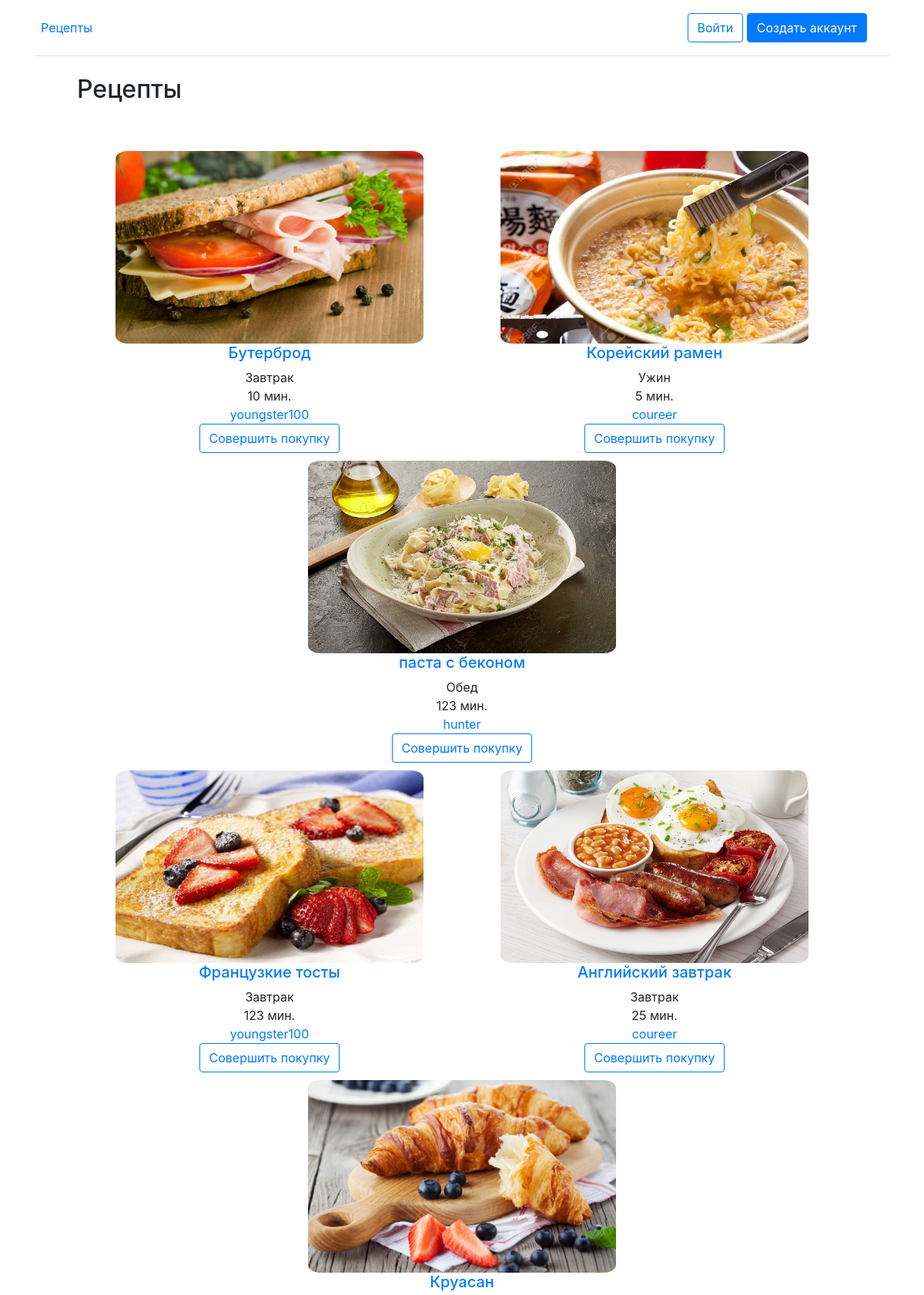
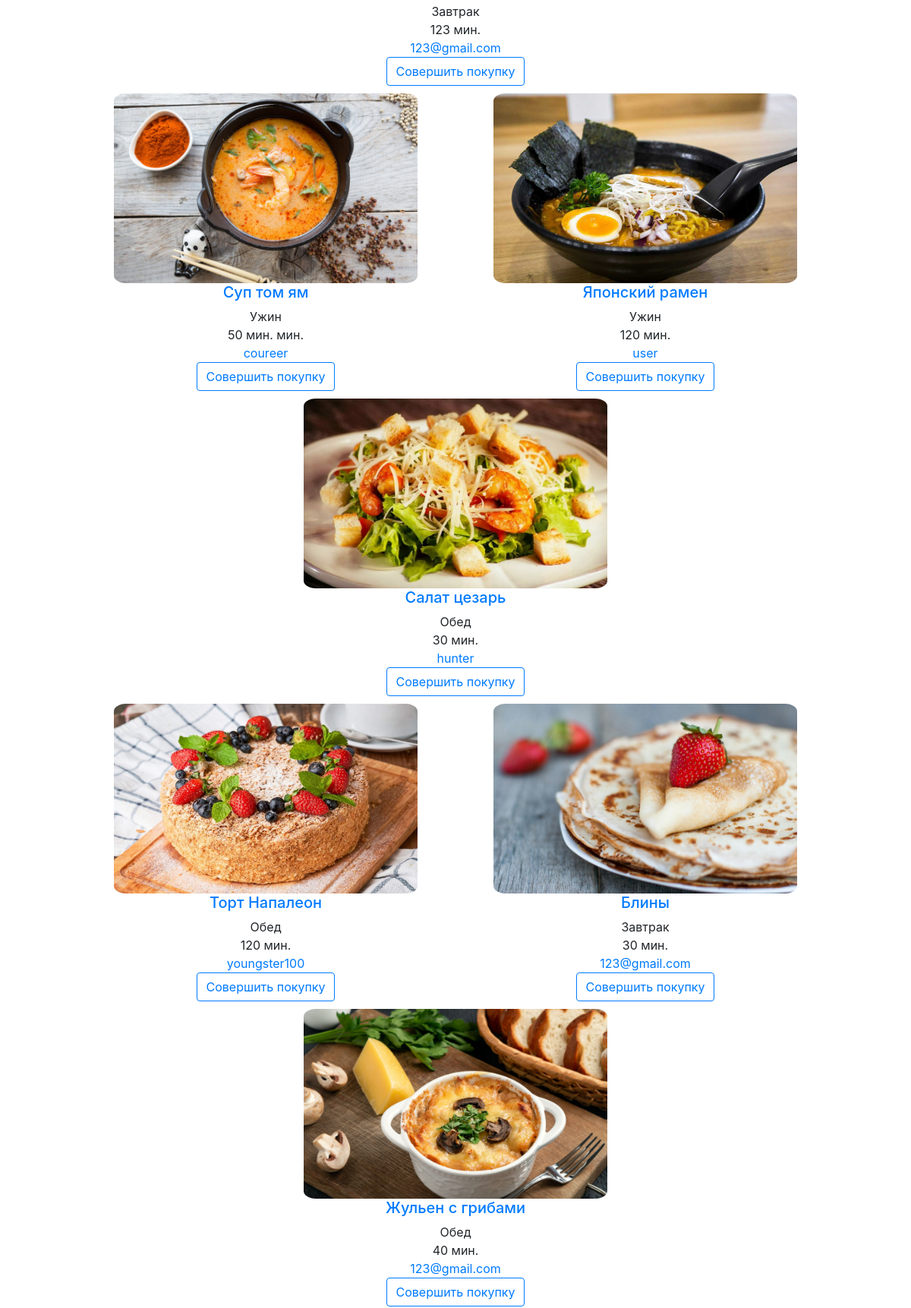
The page / (upper part) on the database its author committed (2 pictures, top to bottom).
### app/models.py (models this page shows, shortened)
class Receipt(models.Model):
    user = models.ForeignKey(
        User, on_delete=models.CASCADE, null=True, blank=True)
    name = models.CharField(max_length=30)
    type = models.ForeignKey(Type, on_delete=models.SET_NULL, null=True, default='Ужин')
    cooking_time = models.CharField(max_length=30, default='30')
    img = models.ImageField(upload_to='images/', default='images/1.jpg') #
    instruction = models.TextField(default='Пока не добавлено')

class Type(models.Model):
    name = models.CharField(max_length=30)
    def __str__(self):
        return self.name

### app/views.py (the view)
# urls.py: path('', index, name='receipts'),
def index(request):
    if request.user.is_authenticated:
        purchaseds = Purchased.objects.filter(user=request.user)
        purchased = [purchased.receipt for purchased in purchaseds]
        context = {'receipts': Receipt.objects.all(), 'user': request.user, 'purchased': purchased}
        return render(request, 'index.html', context=context)
    else:
        context = {'receipts': Receipt.objects.all()}
        return render(request, 'index.html', context=context)

### app/templates/index.html (shortened to what this page needs)
{% extends 'base.html' %}
{% block content %}
    <div class="title"><h2>Рецепты</h2></div><br><br>
    <div class="main_block">
    <div class="receipts">
      <div class="flex-container">
        {% for receipt in receipts %}
        <a href="{% url 'item' receipt.id %}">
          <div class="flex-item"><img class="food" src="{{receipt.img.url}}" width="400" height="250">
            <h5>{{ receipt.name }}</h5></a>
            {{ receipt.type }}<br>
            {{ receipt.cooking_time}} мин.<br>
            <a href="{% url 'subscribe' receipt.id %}">{{ receipt.user }}</a>
            <br>
            {% if request.user.is_authenticated %}
            {% if receipt in purchased %}
            {% else %}
            {% if request.user == receipt.user %}
            {% else %}
            <a href="{% url 'checkout' receipt.id %}" class="w-70 btn btn btn-outline-primary">Совершить покупку</a>
            {% endif %}
            <br>
            <br>
            <br>
            {% endif %}
              {% else %}
            <a href="{% url 'login' %}" class="w-70 btn btn btn-outline-primary">Совершить покупку</a>
            {% endif %}
          </div>
                {% if forloop.counter|divisibleby:3 %}
            <div class="flex-container">
          {% endif %}
        {% endfor %}
{% endblock %}

### app/templates/base.html (style rules this page uses)
img.food { border-radius: 4%; }
div.title { padding-left: 100px; padding-right: 100px; }
div.main_block { padding-left: 400px; padding-right: 500px; }

### app/templates/index.html (style rules this page uses)
div.main_block { padding-left: 100px; padding-right: 100px; }
.flex-container { display: flex; flex-wrap: wrap; }
.flex-item { flex: 1; margin: 5px; text-align: center; }

### rows shown on the page
Receipt: img (picture), name "Бутерброд", type "Завтрак", cooking_time "10", user "youngster100"
Receipt: img (picture), name "Корейский рамен", type "Ужин", cooking_time "5", user "coureer"
Receipt: img (picture), name "паста с беконом", type "Обед", cooking_time "123", user "hunter"
Receipt: img (picture), name "Французкие тосты", type "Завтрак", cooking_time "123", user "youngster100"
Receipt: img (picture), name "Английский завтрак", type "Завтрак", cooking_time "25", user "coureer"
Receipt: img (picture), name "Круасан", type "Завтрак", cooking_time "123", user "123@gmail.com"
Receipt: img (picture), name "Суп том ям", type "Ужин", cooking_time "50 мин.", user "coureer"
Receipt: img (picture), name "Японский рамен", type "Ужин", cooking_time "120", user "user"
Receipt: img (picture), name "Салат цезарь", type "Обед", cooking_time "30", user "hunter"
Receipt: img (picture), name "Торт Напалеон", type "Обед", cooking_time "120", user "youngster100"
Receipt: img (picture), name "Блины", type "Завтрак", cooking_time "30", user "123@gmail.com"
Receipt: img (picture), name "Жульен с грибами", type "Обед", cooking_time "40", user "123@gmail.com"
